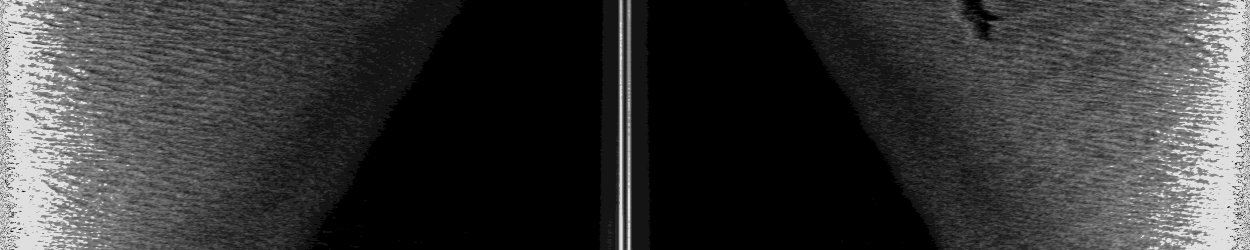
#> input picture data/pipes/images/1693569378.780.png, 2500 x 500 px (shown at 1/2 size); its folder holds only this picture in this run
$ python prepare_datasets.py
#> lines starting #> are read from the running program, lines starting #| are printed output that depends on the picture
"""
prepare_datasets.py
Unifies the three labelled SSS sources already committed in the NotAISlop repo
into one tiled dataset of fixed-size patches, each tagged with a class:
    0 = background (clutter/seafloor, no object)
    1 = shipwreck   (AI4Shipwrecks, 261 labelled images)
    2 = pipe        (pipes/, 5 labelled images)
    3 = cylinder    (cylinders/samples, 3 labelled images, MILCO class)

ghost_nets is intentionally skipped: the repo's data/README.md confirms no
public SSS dump is copied there (Hugging Face gated), so there is nothing
labelled to pull for that class yet.

Output: data_prepared/tiles/<class_name>/*.png  (flat, ready for feature extraction)
        data_prepared/manifest.csv               (tile path, class, source image, bbox-in-tile or None)
"""
import os, glob, csv, random
import cv2
import numpy as np

random.seed(42)

SCRIPT_DIR = os.path.dirname(os.path.abspath(__file__))
REPO_ROOT = os.path.dirname(SCRIPT_DIR)
REPO = os.path.join(REPO_ROOT, "data")
OUT = os.path.join(REPO_ROOT, "data_prepared")
TILE = 256          # patch size fed to the classifier
CLASSES = ["background", "shipwreck", "pipe", "cylinder"]

for c in CLASSES:
    os.makedirs(os.path.join(OUT, "tiles", c), exist_ok=True)

manifest = []


def yolo_to_pixel_boxes(txt_path, img_w, img_h):
    boxes = []
    if not os.path.exists(txt_path) or os.path.getsize(txt_path) == 0:
        return boxes
    with open(txt_path) as f:
        for line in f:
            parts = line.split()
            if len(parts) != 5:
                continue
            _, cx, cy, w, h = parts
            cx, cy, w, h = float(cx) * img_w, float(cy) * img_h, float(w) * img_w, float(h) * img_h
            x1, y1, x2, y2 = cx - w / 2, cy - h / 2, cx + w / 2, cy + h / 2
            boxes.append((x1, y1, x2, y2))
    return boxes


def tile_image(img_path, boxes, class_name, tile=TILE, stride=None, max_bg_per_image=3):
    """Slide a tile x tile window over the image. A tile is 'positive' if it
    covers most of a GT box; otherwise it's a background candidate."""
    img = cv2.imread(img_path, cv2.IMREAD_GRAYSCALE)
    if img is None:
        return 0, 0
    h, w = img.shape
    stride = stride or tile
    pos_count = bg_count = 0
    stem = os.path.splitext(os.path.basename(img_path))[0]

    for y in range(0, max(1, h - tile + 1), stride):
        for x in range(0, max(1, w - tile + 1), stride):
            tx1, ty1, tx2, ty2 = x, y, x + tile, y + tile
            best_cov = 0.0
            tile_area = float(tile * tile)
            for (bx1, by1, bx2, by2) in boxes:
                ix1, iy1 = max(tx1, bx1), max(ty1, by1)
                ix2, iy2 = min(tx2, bx2), min(ty2, by2)
                iw, ih = max(0, ix2 - ix1), max(0, iy2 - iy1)
                inter = iw * ih
                box_area = max(1.0, (bx2 - bx1) * (by2 - by1))
                cov_of_box = inter / box_area   # how much of the GT object this tile captures
                cov_of_tile = inter / tile_area  # how much of this tile is object
                if cov_of_box > 0.6 or cov_of_tile > 0.4:
                    best_cov = max(best_cov, max(cov_of_box, cov_of_tile))

            patch = img[ty1:ty2, tx1:tx2]
            if patch.shape[0] != tile or patch.shape[1] != tile:
                patch = cv2.resize(patch, (tile, tile))

            if best_cov > 0.0:
                out_path = os.path.join(OUT, "tiles", class_name, f"{stem}_{x}_{y}.png")
                cv2.imwrite(out_path, patch)
                manifest.append([out_path, class_name, img_path])
                pos_count += 1
            elif best_cov == 0.0 and bg_count < max_bg_per_image:
                out_path = os.path.join(OUT, "tiles", "background", f"{stem}_bg_{x}_{y}.png")
                cv2.imwrite(out_path, patch)
                manifest.append([out_path, "background", img_path])
                bg_count += 1
    return pos_count, bg_count


def run():
    # ---- shipwrecks (AI4Shipwrecks train + test) ----
    total_pos = 0
    for split in ["train", "test"]:
        img_dir = os.path.join(REPO, "AI4Shipwrecks", split, "images")
        box_dir = os.path.join(REPO, "AI4Shipwrecks", split, "boxes")
        for img_path in sorted(glob.glob(os.path.join(img_dir, "*.png"))):
            stem = os.path.splitext(os.path.basename(img_path))[0]
            img_gray = cv2.imread(img_path, cv2.IMREAD_GRAYSCALE)
#> img_gray is the input picture: shape (500, 2500); min 0, max 223, mean 56.2
            if img_gray is None:
                continue
            h, w = img_gray.shape
#> h = 500; w = 2500
            boxes = yolo_to_pixel_boxes(os.path.join(box_dir, f"{stem}.txt"), w, h)
            if not boxes:
                continue  # skip pure-negative images here; negatives sampled below
            pos, bg = tile_image(img_path, boxes, "shipwreck", tile=TILE, stride=TILE // 2)
            total_pos += pos
    print(f"shipwreck positive tiles: {total_pos}")

    # extra background tiles from negative (no-wreck) AI4 images, capped
    neg_imgs = []
    for split in ["train", "test"]:
        img_dir = os.path.join(REPO, "AI4Shipwrecks", split, "images")
        box_dir = os.path.join(REPO, "AI4Shipwrecks", split, "boxes")
        for img_path in sorted(glob.glob(os.path.join(img_dir, "*.png"))):
            stem = os.path.splitext(os.path.basename(img_path))[0]
            box_file = os.path.join(box_dir, f"{stem}.txt")
            if not os.path.exists(box_file) or os.path.getsize(box_file) == 0:
                neg_imgs.append(img_path)
    random.shuffle(neg_imgs)
    for img_path in neg_imgs[:40]:
        tile_image(img_path, [], "background", tile=TILE, stride=TILE, max_bg_per_image=2)
#> the loop in tile_image, `for y in range(0, max(1, h - tile + 1), stride):` made 1 pass
#> pass 1, in tile_image, `cv2.imwrite(out_path, patch)`:
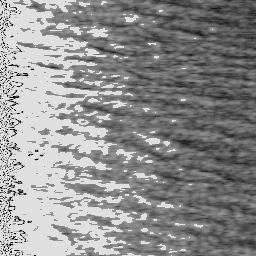
#> saved as 1693569378.780_bg_0_0.png: shape (256, 256); min 0, max 223, mean 142.3
#> after the loop in tile_image, `for y in range(0, max(1, h - tile + 1), stride):`:
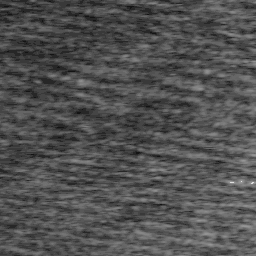
#> patch: shape (256, 256); min 20, max 223, mean 80.8
#> after the loop in tile_image, `for y in range(0, max(1, h - tile + 1), stride):`: bg_count = 2; manifest = 2 items; pos_count = 0

    # ---- pipes ----
    total_pos = 0
    pipe_img_dir = os.path.join(REPO, "pipes", "images")
    pipe_lbl_dir = os.path.join(REPO, "pipes", "labels")
    for img_path in sorted(glob.glob(os.path.join(pipe_img_dir, "*.png"))):
        stem = os.path.splitext(os.path.basename(img_path))[0]
        img_gray = cv2.imread(img_path, cv2.IMREAD_GRAYSCALE)
        if img_gray is None:
            continue
        h, w = img_gray.shape
        boxes = yolo_to_pixel_boxes(os.path.join(pipe_lbl_dir, f"{stem}.txt"), w, h)
        pos, bg = tile_image(img_path, boxes, "pipe", tile=TILE, stride=64, max_bg_per_image=6)
#> call 3 of tile_image, with img_path = 'data/pipes/images/1693569378.780.png', class_name = 'pipe', tile = 256, stride = 64, max_bg_per_image = 6
#> the loop in tile_image (call 3), `for y in range(0, max(1, h - tile + 1), stride):` made 4 passes
#> pass 1, in tile_image (call 3), `cv2.imwrite(out_path, patch)`:
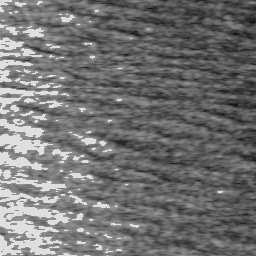
#> saved as 1693569378.780_bg_64_0.png: shape (256, 256); min 20, max 223, mean 114
#> pass 1, in tile_image (call 3), `cv2.imwrite(out_path, patch)`:
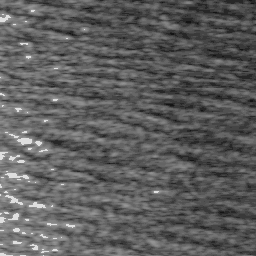
#> saved as 1693569378.780_bg_128_0.png: shape (256, 256); min 20, max 223, mean 93.3
#> pass 1, in tile_image (call 3), `cv2.imwrite(out_path, patch)`:
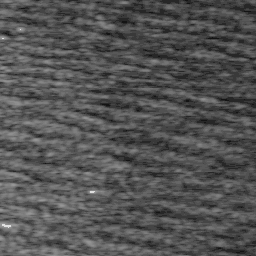
#> saved as 1693569378.780_bg_192_0.png: shape (256, 256); min 20, max 223, mean 82.9
#> pass 1, in tile_image (call 3), `cv2.imwrite(out_path, patch)`:
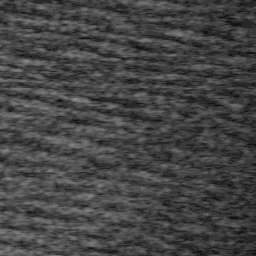
#> saved as 1693569378.780_bg_320_0.png: shape (256, 256); min 20, max 140, mean 68.3
#> after the loop in tile_image (call 3), `for y in range(0, max(1, h - tile + 1), stride):`:
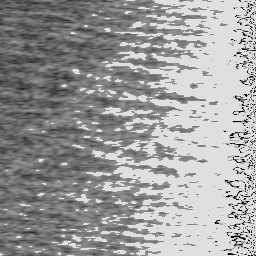
#> patch: shape (256, 256); min 0, max 223, mean 155.8
#> after the loop in tile_image (call 3), `for y in range(0, max(1, h - tile + 1), stride):`: bg_count = 6; manifest = 10 items; pos_count = 0
#> pos = 0; bg = 6
        total_pos += pos
#> total_pos = 0
    print(f"pipe positive tiles: {total_pos}")
#| pipe positive tiles: 0

    # ---- cylinders ----
    total_pos = 0
    cyl_dir = os.path.join(REPO, "cylinders", "samples")
    for img_path in sorted(glob.glob(os.path.join(cyl_dir, "*.jpg"))):
        stem = os.path.splitext(os.path.basename(img_path))[0]
        img_gray = cv2.imread(img_path, cv2.IMREAD_GRAYSCALE)
        if img_gray is None:
            continue
        h, w = img_gray.shape
        boxes = yolo_to_pixel_boxes(os.path.join(cyl_dir, f"{stem}.txt"), w, h)
        pos, bg = tile_image(img_path, boxes, "cylinder", tile=TILE, stride=64, max_bg_per_image=6)
        total_pos += pos
    print(f"cylinder positive tiles: {total_pos}")

    manifest_path = os.path.join(OUT, "manifest.csv")
    with open(manifest_path, "w", newline="") as f:
        writer = csv.writer(f)
        writer.writerow(["tile_path", "class", "source_image"])
        writer.writerows(manifest)

    print("\nTile counts per class:")
    for c in CLASSES:
        n = len(glob.glob(os.path.join(OUT, "tiles", c, "*.png")))
        print(f"  {c}: {n}")
#|   background: 0


if __name__ == "__main__":
    run()
